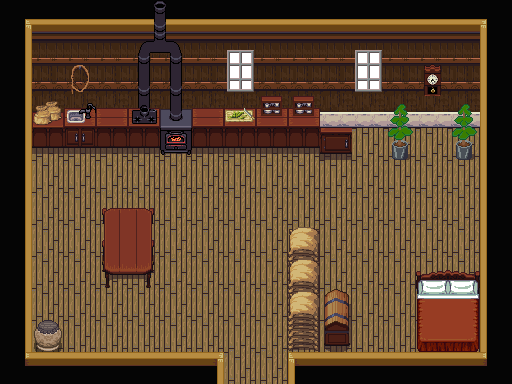

This game map was drawn from its Tiled (.tmx) file and the tilesets committed beside it. A one-line description and the full map source follow:
An orthogonal 16x12 tile map with 32x32 px tiles, 5 tile layers (U_Background, U_Furniture, U_Furniture2, U_Furniture3, ...), 4 tilesets and 14 objects (farmer-garden, treasure).

<map version="1.2" tiledversion="1.2.5" orientation="orthogonal" renderorder="right-down" width="16" height="12" tilewidth="32" tileheight="32" infinite="0" nextlayerid="11" nextobjectid="23">
 <tileset firstgid="1" source="Indoor.tsx" />
 <tileset firstgid="769" source="Indoor_2.tsx" />
 <tileset firstgid="993" source="Beebos.tsx" />
 <tileset firstgid="1073" source="Indoor.tsx" />
 <layer id="1" name="U_Background" width="16" height="12">
  <data encoding="csv">
338,340,340,340,340,340,340,340,340,340,340,340,340,340,340,337,
317,225,225,225,225,225,225,225,225,225,225,225,225,225,225,315,
317,249,249,249,249,249,249,249,249,249,249,249,249,249,249,315,
317,273,273,273,273,273,273,273,273,273,273,273,273,273,273,315,
317,361,361,361,361,361,361,361,361,361,361,361,361,361,361,315,
317,361,361,361,361,361,361,361,361,361,361,361,361,361,361,315,
317,361,361,361,361,361,361,361,361,361,361,361,361,361,361,315,
317,361,361,361,361,361,361,361,361,361,361,361,361,361,361,315,
317,361,361,361,361,361,361,361,361,361,361,361,361,361,361,315,
317,361,361,361,361,361,361,361,361,361,361,361,361,361,361,315,
317,361,361,361,361,361,361,361,361,361,361,361,361,361,361,315,
314,292,292,292,292,292,293,361,361,291,292,292,292,292,292,313
</data>
 </layer>
 <layer id="3" name="U_Furniture" width="16" height="12">
  <data encoding="csv">
0,0,0,0,441,465,0,0,0,0,0,0,0,0,0,0,
0,0,0,0,442,443,0,0,0,0,0,0,0,0,0,0,
0,0,0,0,468,468,0,0,0,0,0,0,0,0,0,0,
0,439,363,364,490,491,364,411,412,412,0,0,0,0,0,0,
0,388,387,388,388,516,388,388,388,388,0,0,1180,0,0,0,
0,0,0,0,0,0,0,0,0,0,0,0,0,0,0,0,
0,0,0,826,827,0,0,0,0,0,0,0,0,0,0,0,
0,0,0,826,827,0,0,0,0,301,0,0,0,0,0,0,
0,0,0,842,843,0,0,0,0,325,0,0,0,849,850,0,
0,0,0,0,0,0,0,0,0,0,0,0,0,865,866,0,
0,0,0,0,0,0,0,0,0,0,0,0,0,881,882,0,
0,0,0,0,0,0,0,0,0,0,0,0,0,0,0,0
</data>
 </layer>
 <layer id="4" name="U_Furniture2" width="16" height="12">
  <data encoding="csv">
0,0,0,0,0,0,0,0,0,0,0,0,0,0,0,0,
0,0,0,0,0,0,0,86,0,0,0,86,0,0,0,0,
0,0,464,0,0,0,0,110,0,0,0,110,0,532,0,0,
0,0,0,0,413,0,0,0,0,0,0,0,84,0,84,0,
0,0,0,0,0,0,0,0,0,0,97,0,0,0,108,0,
0,0,0,0,0,0,0,0,0,0,0,0,0,0,0,0,
0,0,0,853,854,0,0,0,0,0,0,0,0,0,0,0,
0,0,0,869,870,0,0,0,0,0,0,0,0,0,0,0,
0,0,0,885,886,0,0,0,0,301,0,0,0,0,0,0,
0,0,0,0,0,0,0,0,0,325,0,0,0,0,0,0,
0,0,0,0,0,0,0,0,0,0,0,0,0,0,0,0,
0,0,0,0,0,0,0,0,0,0,0,0,0,0,0,0
</data>
 </layer>
 <objectgroup id="9" name="Beebos" />
 <layer id="5" name="U_Furniture3" width="16" height="12">
  <data encoding="csv">
0,0,0,0,0,0,0,0,0,0,0,0,0,0,0,0,
0,0,0,0,0,0,0,0,0,0,0,0,0,0,0,0,
0,0,0,0,0,0,0,0,0,0,0,0,0,0,0,0,
0,0,0,0,0,0,0,0,0,0,0,0,0,0,0,0,
0,0,0,0,0,0,0,0,0,0,0,0,0,0,0,0,
0,0,0,0,0,0,0,0,0,0,0,0,0,0,0,0,
0,0,0,0,0,0,0,0,0,0,0,0,0,0,0,0,
0,0,0,0,0,0,0,0,0,0,0,0,0,0,0,0,
0,0,0,0,0,0,0,0,0,0,0,0,0,0,0,0,
0,0,0,0,0,0,0,0,0,301,302,0,0,0,0,0,
0,174,0,0,0,0,0,0,0,325,326,0,0,0,0,0,
0,0,0,0,0,0,0,0,0,0,0,0,0,0,0,0
</data>
 </layer>
 <layer id="6" name="T_Furniture" width="16" height="12">
  <data encoding="csv">
0,0,0,0,0,0,0,0,0,0,0,0,0,0,0,0,
0,0,0,0,0,0,0,0,0,0,0,0,0,0,0,0,
0,0,0,0,0,0,0,0,0,0,0,0,0,0,0,0,
0,0,0,0,0,0,0,0,0,0,0,0,0,0,0,0,
0,0,0,0,0,0,0,0,0,0,0,0,0,0,0,0,
0,0,0,0,0,0,0,0,0,0,0,0,0,0,0,0,
0,0,0,853,854,0,0,0,0,0,0,0,0,0,0,0,
0,0,0,0,0,0,0,0,0,301,0,0,0,0,0,0,
0,0,0,0,0,0,0,0,0,0,0,0,0,849,850,0,
0,0,0,0,0,0,0,0,0,0,0,0,0,0,0,0,
0,0,0,0,0,0,0,0,0,0,0,0,0,0,0,0,
0,0,0,0,0,0,0,0,0,0,0,0,0,0,0,0
</data>
 </layer>
 <objectgroup id="2" name="Collisions">
  <object id="1" x="480" y="0" width="32" height="384" />
  <object id="2" x="288" y="352" width="192" height="32" />
  <object id="3" x="0" y="352" width="224" height="32" />
  <object id="4" x="0" y="0" width="32" height="352" />
  <object id="5" x="32" y="0" width="448" height="128" />
  <object id="9" x="384" y="128" width="32" height="32" />
  <object id="10" x="448" y="128" width="32" height="32" />
  <object id="11" x="416" y="288" width="64" height="64" />
  <object id="14" x="320" y="288" width="32" height="64" />
  <object id="15" x="288" y="256" width="32" height="96" />
  <object id="16" x="96" y="224" width="64" height="64" />
  <object id="17" x="32" y="320" width="32" height="32" />
 </objectgroup>
 <objectgroup id="8" name="Doorways">
  <object id="18" name="farmer-garden" x="224" y="352" width="64" height="32">
   <properties>
    <property name="pos_x" type="int" value="41" />
    <property name="pos_y" type="int" value="37" />
   </properties>
  </object>
 </objectgroup>
 <objectgroup id="10" name="Treasures">
  <object id="22" name="farmer-treasure" type="treasure" x="320" y="288" width="32" height="64">
   <properties>
    <property name="way_x" type="int" value="1" />
    <property name="way_y" type="int" value="0" />
   </properties>
  </object>
 </objectgroup>
</map>
